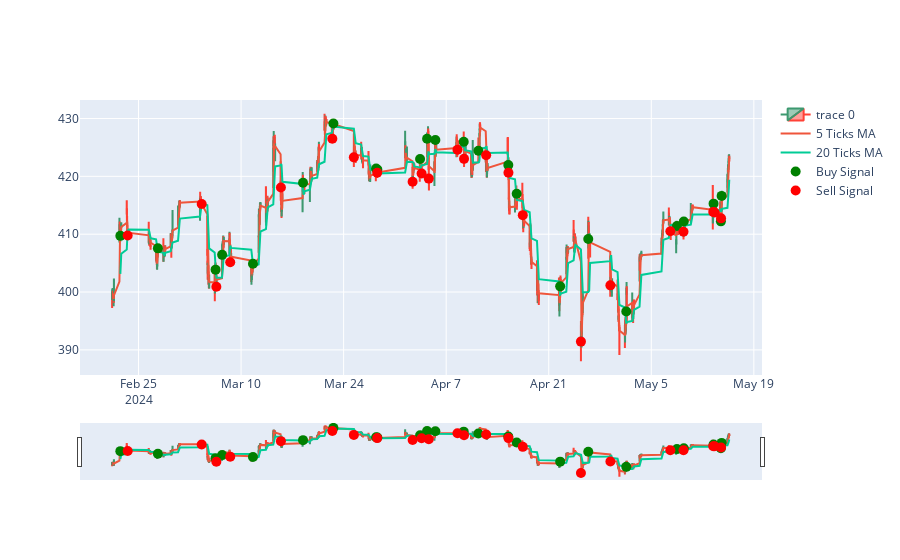

Notebook code cell kept with this figure:
### Code cell
# count the number of times the 5 ticks MA crosses the 20 ticks MA

msft_data['5T_MA'] = msft_data['Close'].rolling(window=5).mean()
msft_data['20T_MA'] = msft_data['Close'].rolling(window=20).mean()

msft_data['signal'] = np.where(msft_data['5T_MA'] > msft_data['20T_MA'], 1, 0)
msft_data['signal'] = msft_data['signal'].diff()


print(msft_data['signal'].value_counts())

# plot the buy and sell signals

fig = go.Figure(data=[go.Candlestick(x=msft_data.index,
                open=msft_data['Open'],
                high=msft_data['High'],
                low=msft_data['Low'],
                close=msft_data['Close'])])

fig.add_trace(go.Scatter(x=msft_data.index, y=msft_data['Close'].rolling(window=5).mean(), name='5 Ticks MA'))
fig.add_trace(go.Scatter(x=msft_data.index, y=msft_data['Close'].rolling(window=20).mean(), name='20 Ticks MA'))

buy_signals = msft_data[msft_data['signal'] == 1]
sell_signals = msft_data[msft_data['signal'] == -1]

fig.add_trace(go.Scatter(x=buy_signals.index, y=buy_signals['Close'], mode='markers', marker=dict(color='green', size=10), name='Buy Signal'))

fig.add_trace(go.Scatter(x=sell_signals.index, y=sell_signals['Close'], mode='markers', marker=dict(color='red', size=10), name='Sell Signal'))

fig.show()

### Figure 1 — Plotly figure (JSON) as saved in the notebook; plotly's stock layout.template omitted (floating-point values rounded to 4 significant figures; data arrays with more than 128 entries replaced by an {"elided": "..."} marker saying what was removed)
{"data": [{"close": {"elided": "780 float values"}, "high": {"elided": "780 float values"}, "low": {"elided": "780 float values"}, "open": {"elided": "780 float values"}, "type": "candlestick", "x": {"elided": "780 str values"}}, {"name": "5 Ticks MA", "type": "scatter", "x": {"elided": "780 str values"}, "y": {"elided": "780 float values"}}, {"name": "20 Ticks MA", "type": "scatter", "x": {"elided": "780 str values"}, "y": {"elided": "780 float values"}}, {"marker": {"color": "green", "size": 10}, "mode": "markers", "name": "Buy Signal", "type": "scatter", "x": ["2024-02-22T12:30:00-05:00", "2024-02-27T15:30:00-05:00", "2024-03-06T12:30:00-05:00", "2024-03-07T10:00:00-05:00", "2024-03-11T15:00:00-04:00", "2024-03-18T11:00:00-04:00", "2024-03-22T14:30:00-04:00", "2024-03-28T10:30:00-04:00", "2024-03-28T14:30:00-04:00", "2024-04-03T10:30:00-04:00", "2024-04-04T09:30:00-04:00", "2024-04-05T12:30:00-04:00", "2024-04-09T09:30:00-04:00", "2024-04-11T09:30:00-04:00", "2024-04-15T11:30:00-04:00", "2024-04-16T15:00:00-04:00", "2024-04-22T13:30:00-04:00", "2024-04-26T09:30:00-04:00", "2024-05-01T14:00:00-04:00", "2024-05-08T12:00:00-04:00", "2024-05-09T10:30:00-04:00", "2024-05-13T12:00:00-04:00", "2024-05-14T12:00:00-04:00", "2024-05-14T14:30:00-04:00"], "y": [409.7, 407.5, 403.9, 406.4, 404.9, 418.9, 429.1, 421.4, 421.2, 423, 426.5, 426.3, 426.0, 424.4, 421.9, 417.0, 401.0, 409.2, 396.6, 411.4, 412.2, 415.3, 412.2, 416.6]}, {"marker": {"color": "red", "size": 10}, "mode": "markers", "name": "Sell Signal", "type": "scatter", "x": ["2024-02-23T12:30:00-05:00", "2024-03-04T15:00:00-05:00", "2024-03-06T15:00:00-05:00", "2024-03-08T12:30:00-05:00", "2024-03-15T10:30:00-04:00", "2024-03-22T11:00:00-04:00", "2024-03-25T09:30:00-04:00", "2024-03-28T14:00:00-04:00", "2024-04-02T10:00:00-04:00", "2024-04-03T15:30:00-04:00", "2024-04-04T15:00:00-04:00", "2024-04-08T13:00:00-04:00", "2024-04-09T10:30:00-04:00", "2024-04-12T11:00:00-04:00", "2024-04-15T12:00:00-04:00", "2024-04-17T11:00:00-04:00", "2024-04-25T09:30:00-04:00", "2024-04-29T10:00:00-04:00", "2024-05-07T14:30:00-04:00", "2024-05-09T09:30:00-04:00", "2024-05-13T11:00:00-04:00", "2024-05-13T15:30:00-04:00", "2024-05-14T12:30:00-04:00"], "y": [409.8, 415.2, 400.9, 405.1, 418.1, 426.5, 423.3, 420.6, 419.1, 420.5, 419.6, 424.6, 423.0, 423.6, 420.6, 413.3, 391.4, 401.2, 410.5, 410.4, 413.9, 413.8, 412.7]}], "layout": {}}
